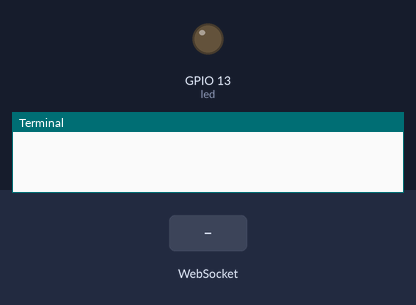
Bench run of a program on a simulated Raspberry Pi (BCM pin numbers). Parts: output pins drawn as LEDs (lit = HIGH), the last lines printed to the terminal. The inputs (shaded band) are chosen by the test bench. A WebSocket client connects 1 s after the server starts.

Above: at 1.2 s.
1.3 s: WebSocket message "on_13" arrives
At 2.1 s:
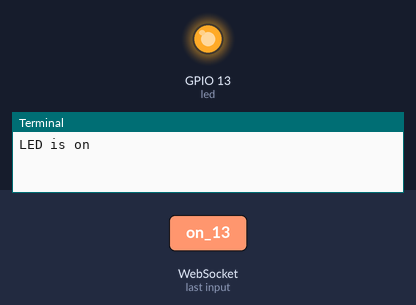
2.8 s: WebSocket message "off_13" arrives
At 3.2 s:
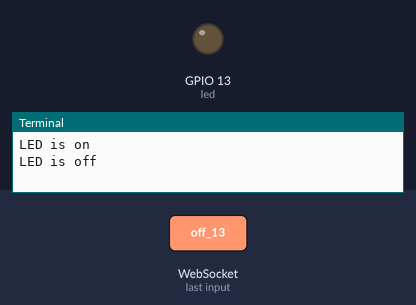
Timing chart, 0 to 5.8 s (numbered marks = the images above; inputs shaded):
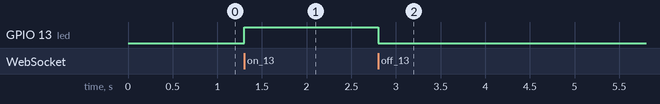

Measured:
- after the input at 1.3 s, GPIO 13 (led): LOW → HIGH at once
- after the input at 2.8 s, GPIO 13 (led): HIGH → LOW at once

The program:

simpleWebServer_gpio.py
```python
import tornado.ioloop
import tornado.web
import tornado.websocket
import RPi.GPIO as GPIO

led = 13

#Initialize
GPIO.setmode(GPIO.BCM)
GPIO.setup(led, GPIO.OUT)

html_text = '''
<!DOCTYPE html>
<html>
 <body>
  <h2>LED 13 Switch ON/OFF</h2>
   <input type='button' id='led_on' value='ON'>
   <input type='button' id='led_off' value='OFF'>
   <script src="//192.168.3.4/jquery.min.js"></script>
   <script src="//192.168.3.4/ws.js"></script>
   <hr>
   WebSocket Status:
   <br>
   <div id="ws-status">Waiting...</div>
 </body>
</html>
'''

class MainApp (tornado.web.RequestHandler):
    def get(self):
        self.write(html_text)

class WSHandler (tornado.websocket.WebSocketHandler):
    def on_message(self, message):
        if message == "on_13":
            GPIO.output(led, True)
            print("LED is on")
        if message == "off_13":
            GPIO.output(led, False)
            print("LED is off")

app = tornado.web.Application([
    (r"/", MainApp),
    (r'/ws', WSHandler),
    ])

app.listen(8888)
tornado.ioloop.IOLoop.instance().start()
```
